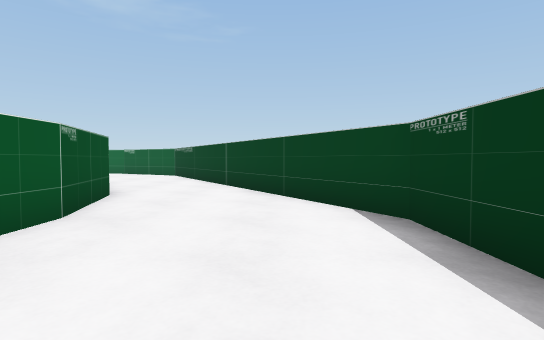
View 1 (above)

17 first-person views from a walk through a 3-D level made in the Unity game engine. The camera is 1.4 m above the floor, tilts 2° down and sees 80° across. The floor is counted in squares, 2 m on a side. Each view is taken from the middle of a square. On the plan, view 1 faces up. The plan holds only what a view shows up to about 10 squares ahead; the rest is blank. The place goes on beyond the plan. Some surface patterns are stand-ins.

View 2
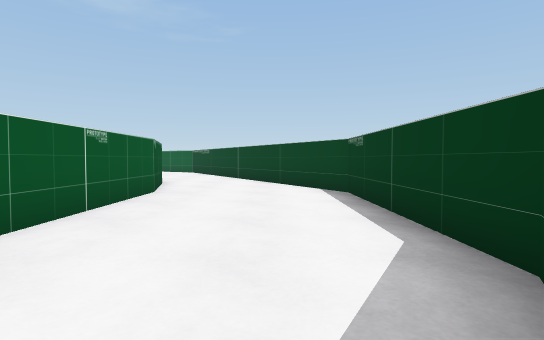

View 3
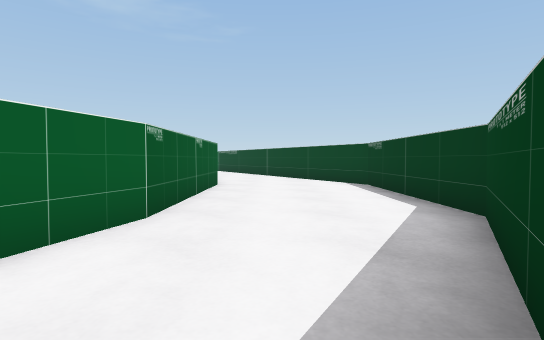

View 4
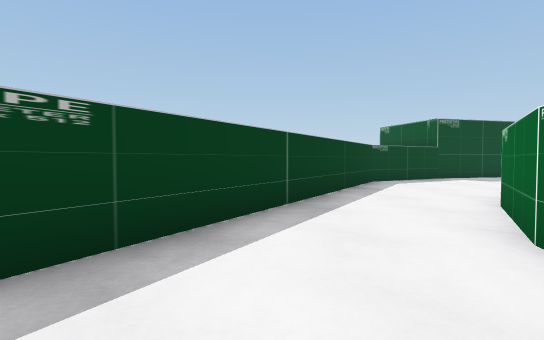

View 5
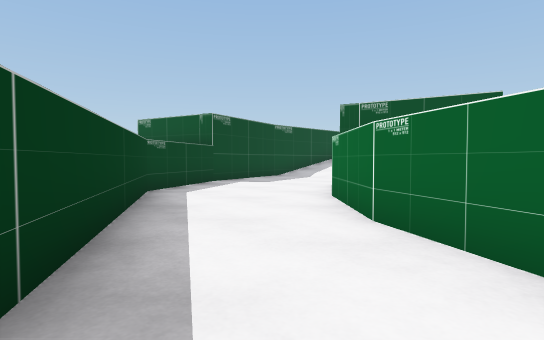

View 6
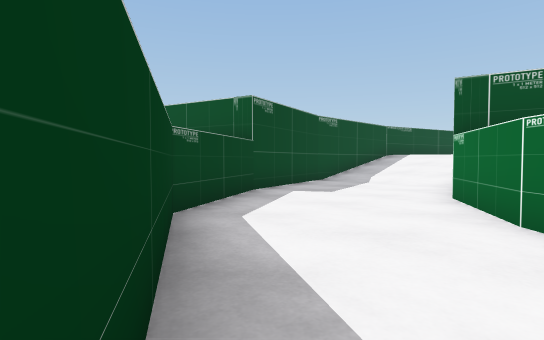

View 7
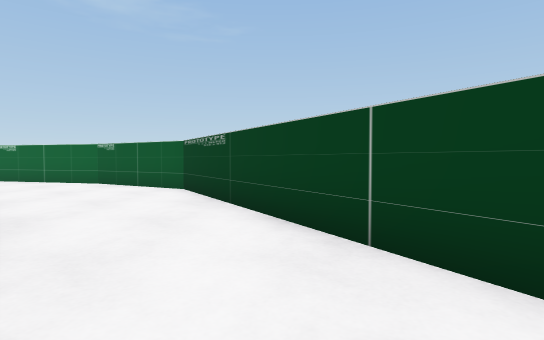

View 8
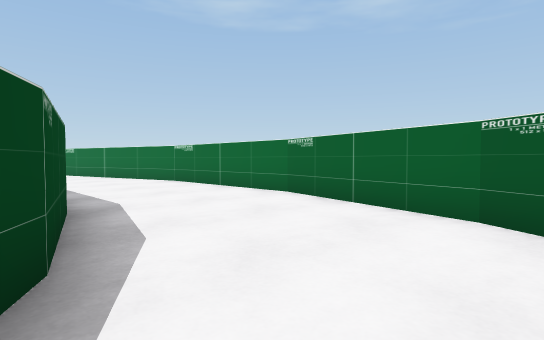

View 9
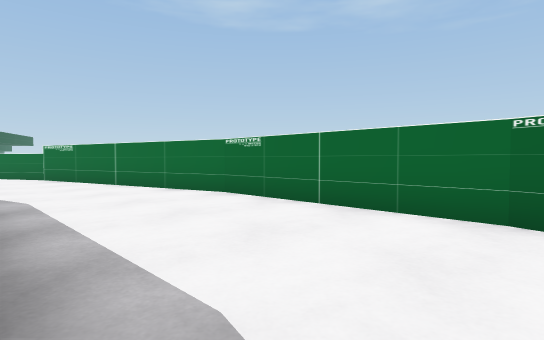

View 10
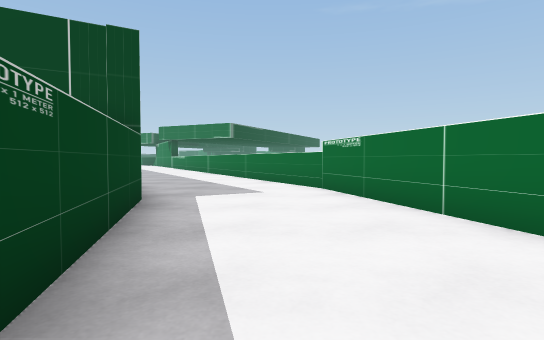

View 11
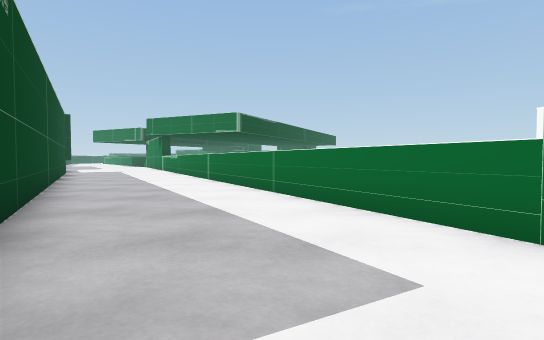

View 12
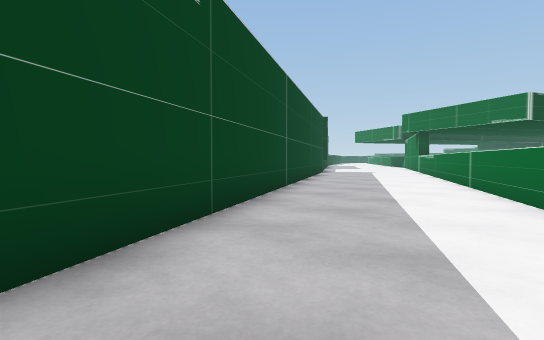

View 13
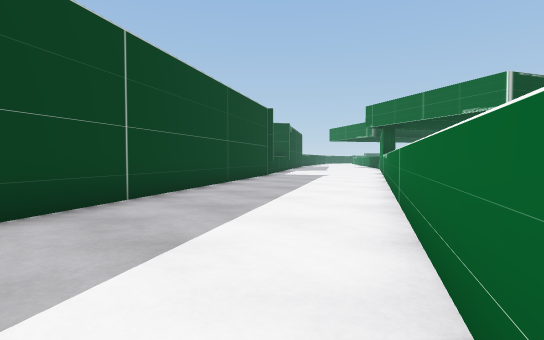

View 14
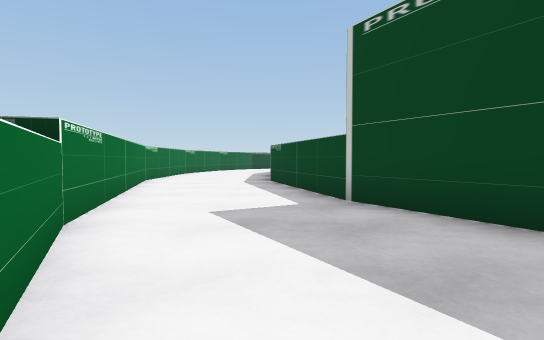

View 15
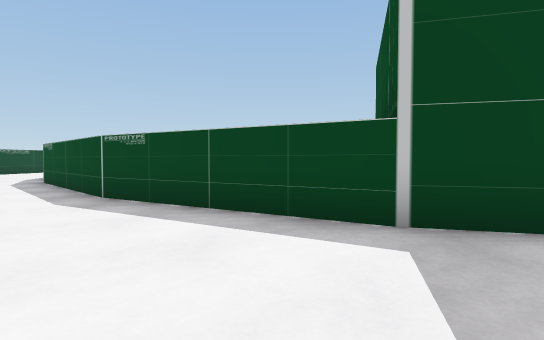

View 16
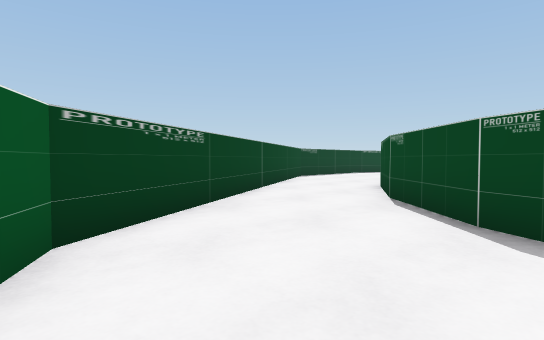

View 17
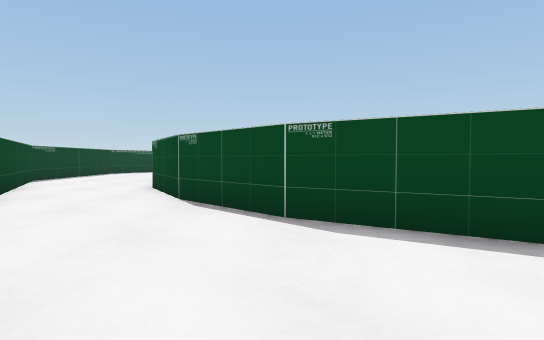

### Floor plan
Points are (right, up) in squares from view 1. A wall is a line through its corners. A room is listed if a view was taken in it or the views show most of it. See-through windows are left out.
Room 1 (views 1, 2, 3, 4, 5, 6)
walls: (-3.1, -3.5) (-4.4, -5.8); (-2.5, 3.9) (-2.5, -1.2) (-3.1, -3.7); (-4.3, -5.7) (-6.2, -7.6); (-2.9, 5.2) (-2.5, 3.8); (-6.1, -7.5) (-6.9, -8); (-2.9, -8.9) (1.6, -1.1) (1.6, 3.7) (-0.1, 6.7)
ways out: opening at (-1.5, 6.5) to room 2; opening at (-5, -8.3)
Room 2 (views 7, 8, 9, 10, 11, 12, 13, 14, 15, 16, 17)
walls: (-15.8, 12) (-10.6, 12); (-20.6, 10.7) (-15.6, 12.1); (-15.4, 16.1) (-22.7, 14.2); (-22.6, 14.2) (-32.6, 9); (-10.8, 12.1) (-8.3, 11.4); (-10.6, 16.1) (-15.5, 16.1); (-8.4, 11.5) (-6.1, 10.2); (-6.2, 10.2) (-4.3, 8.4); (-4.4, 8.5) (-3.2, 6.3); (-3.1, 6.2) (-2.9, 5.2); (-32.2, 4) (-20.5, 10.8); (-0.1, 6.7) (-4, 13.4) (-6.9, 15.1) (-10.7, 16.1)
ways out: opening at (-1.5, 6.5) to room 1

Positions as (right, up) in squares from view 1, and headings:
1: (0, 0), facing up
2: (0, -3), facing up
3: (-1, -5), facing up
4: (-1, -1), facing down
5: (-1, -4), facing down-left
6: (-2, -7), facing down-left
7: (-2, 6), facing up
8: (-6, 11), facing up-left
9: (-10, 12), facing up-left
10: (-15, 13), facing left
11: (-20, 12), facing left
12: (-22, 12), facing down-left
13: (-26, 12), facing down-left
14: (-26, 12), facing right
15: (-22, 14), facing down-right
16: (-7, 14), facing down-right
17: (-6, 14), facing down
